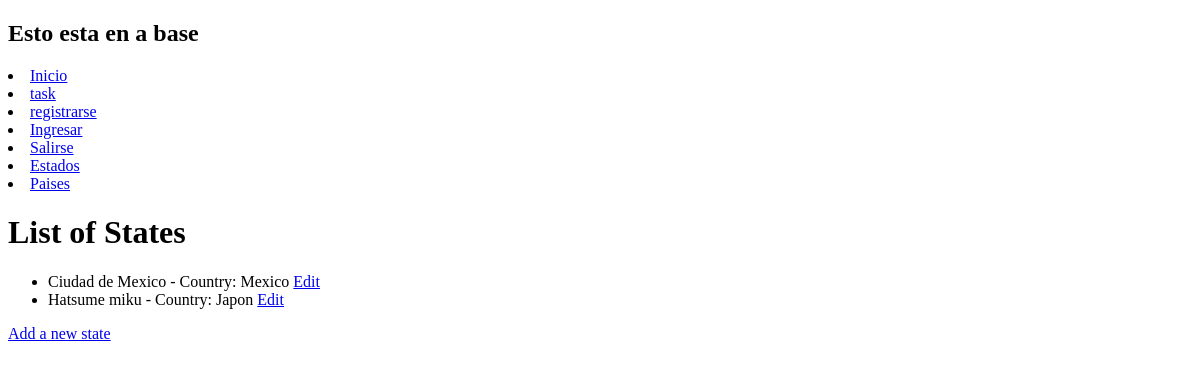
The page /states/ on the database as committed earlier.
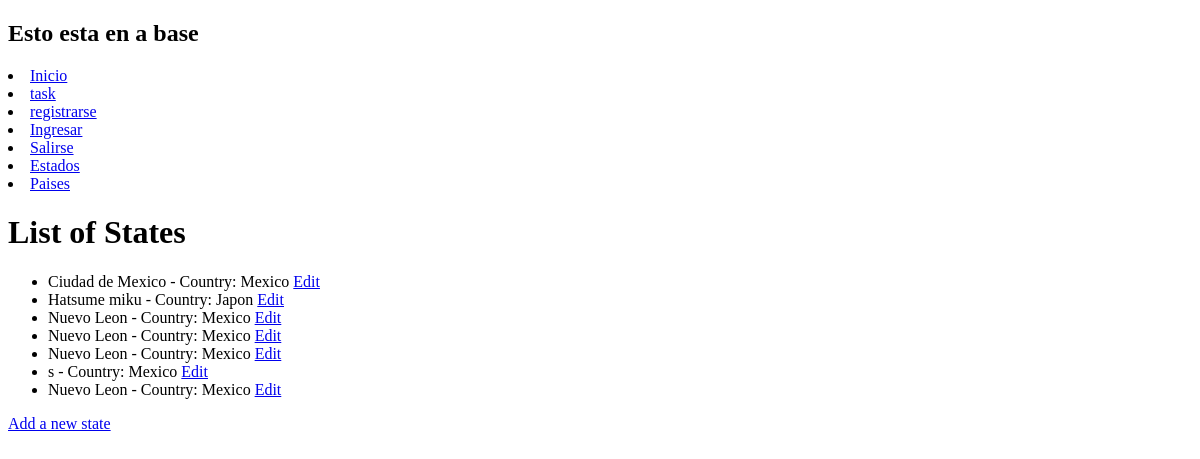
The same page on the database as committed later.
### zy2/models.py (models this page shows, shortened)
class State(models.Model):
    name = models.CharField(max_length=100)
    country = models.ForeignKey(Country, on_delete=models.CASCADE)

class Country(models.Model):
    name = models.CharField(max_length=100)

### zy2/views.py (the view)
# urls.py: path('states/', views.list_states, name='list_states'),
def list_states(request):
    states = State.objects.all()
    return render(request, 'list_states.html', {'states': states})

### zy2/templates/list_states.html
{% extends 'base.html' %}
{% block content %}
<h1>List of States</h1>
<ul>
{% for state in states %}
    <li>
    {{ state.name }} - Country: {{ state.country.name }}
    <a href="{% url 'update_states' state.id %}">Edit</a>
    </li>
{% empty %}
    <li>No states have been added yet.</li>
{% endfor %}
</ul>
<a href="{% url 'add_state' %}">Add a new state</a>
{% endblock %}

### zy2/templates/base.html (shortened to what this page needs)
<!DOCTYPE html>
<html lang="en">
<head>
</head>
<body>
    <h2>Esto esta en a base</h2>
    <li><a href="/">Inicio</a></li>
    <li><a href="/task/">task</a></li>
    <li><a href="/signup/">registrarse</a></li>
    <li><a href="/signin/">Ingresar</a></li>
    <li><a href="/signout/">Salirse</a></li>
    <li><a href="/states/">Estados</a></li>
    <li><a href="/countries/">Paises</a></li>
    {% block content %}
    {% endblock %}
</body>
</html>

Rows that differ between the two databases and show on the page:
added State: name "Nuevo Leon", country.name "Mexico"
added State: name "Nuevo Leon", country.name "Mexico"
added State: name "Nuevo Leon", country.name "Mexico"
added State: name "s", country.name "Mexico"
added State: name "Nuevo Leon", country.name "Mexico"
